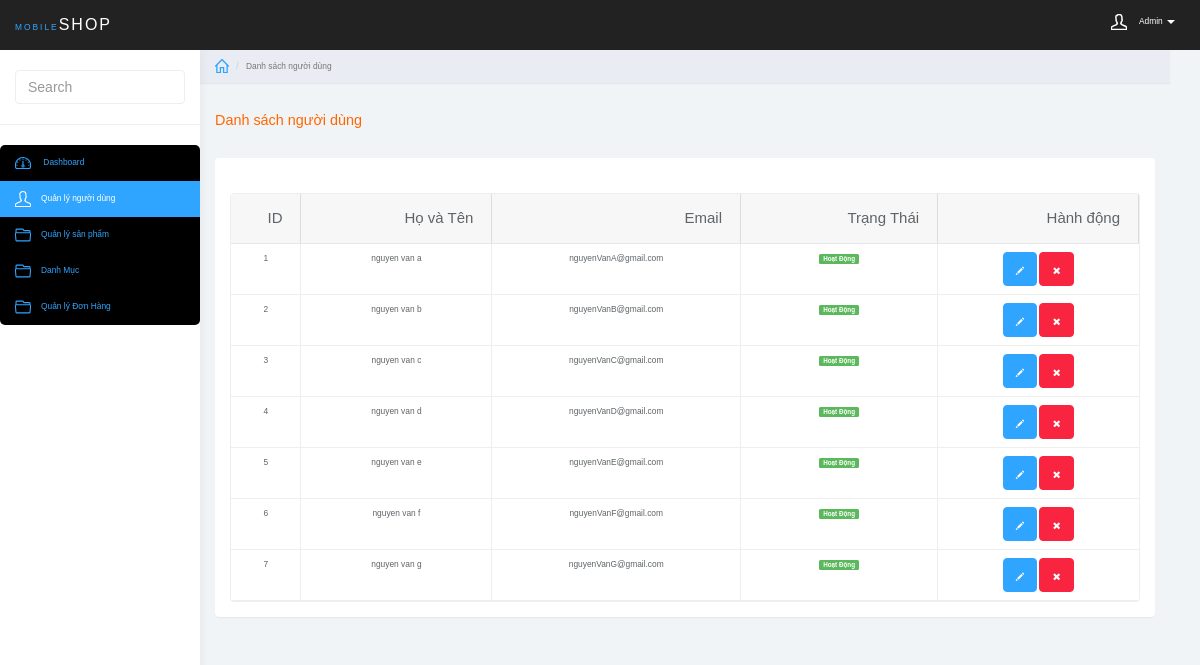
The page /admin/index.php?page=user on the database its author committed.
### tables this page shows
CREATE TABLE users (
  user_id int(11) PRIMARY KEY AUTO_INCREMENT,
  user_name varchar(50) NOT NULL,
  user_email varchar(255) NOT NULL,
  isDeleted tinyint(1) DEFAULT 0,
  created_at timestamp NOT NULL DEFAULT current_timestamp() ON UPDATE current_timestamp()
);

### admin/modules/user/user.php (the view)
<?php
    $conn = initConnection();
    $sqlAllUser = "SELECT * FROM users";
    $queryAllUser = mysqli_query($conn, $sqlAllUser);
?>
<div class="col-sm-9 col-sm-offset-3 col-lg-10 col-lg-offset-2 main">
    <div class="row">
        <ol class="breadcrumb">
            <li><a href="#"><svg class="glyph stroked home">
                        <use xlink:href="#stroked-home"></use>
                    </svg></a></li>
            <li class="active">Danh sách người dùng</li>
        </ol>
    </div>
    <div class="row">
        <div class="col-lg-12">
            <h1 class="page-header">Danh sách người dùng</h1>
        </div>
    </div>
    <div class="row">
        <div class="col-lg-12">
            <div class="panel panel-default">
                <div class="panel-body">
                    <table data-toolbar="#toolbar" data-toggle="table">
                        <thead>
                            <tr>
                                <th data-sortable="true">ID</th>
                                <th data-sortable="true">Họ và Tên</th>
                                <th data-sortable="true">Email</th>
                                <th data-sortable="true">Trạng Thái</th>
                                <th>Hành động</th>
                            </tr>
                        </thead>
                        <tbody>
                            <?php
                            if(mysqli_num_rows($queryAllUser) > 0) {
                                while($row = mysqli_fetch_assoc($queryAllUser)) {
                            ?>
                                <tr>
                                    <td><?php echo $row['user_id']; ?></td>
                                    <td><?php echo $row['user_name']; ?></td>
                                    <td><?php echo $row['user_email']; ?></td>
                                    <td>
                                        <?php
                                            if($row['isDeleted'] == 1) {
                                                echo '<span class="label label-danger">Tạm Dừng</span>';
                                            }else{
                                                echo '<span class="label label-success">Hoạt Động</span>';
                                            }
                                        ?>
                                    </td>
                                    <td class="form-group">
                                        <a href="index.php?page=edit_user&user_id=<?php echo $row['user_id']; ?>" class="btn btn-primary"><i class="glyphicon glyphicon-pencil"></i></a>
                                        <a href="index.php?page=delete_user&user_id=<?php echo $row['user_id']; ?>" class="btn btn-danger"><i class="glyphicon glyphicon-remove"></i></a>
                                    </td>
                                </tr>
                            <?php
                                }
                            }
                            ?>
                        </tbody>
                    </table>
                </div>
            </div>
        </div>
    </div>
</div>

### admin/public/css/styles.css (style rules this page uses)
body { background: #f1f4f7; padding-top: 50px; color: #5f6468; }
a, a:hover, a:focus { color: #30a5ff; }
h1, h2, h3, h4, h5, h6 { color: #5f6468; }
h1 { font-weight: 300; font-size: 40px; }
.btn-primary, .btn-primary:hover, .btn-primary:focus, .btn-primary:active, .btn-primary.active, .open > .dropdown-toggle.btn-primary, .btn-primary.disabled, .btn-primary[disabled], fieldset[disabled] .btn-primary, .btn-primary.disabled:hover, .btn-primary[disabled]:hover, fieldset[disabled] .btn-primary:hover, .btn-primary.disabled:focus, .btn-primary[disabled]:focus, fieldset[disabled] .btn-primary:focus, .btn-primary.disabled:active, .btn-primary[disabled]:active, fieldset[disabled] .btn-primary:active, .btn-primary.disabled.active, .btn-primary[disabled].active, fieldset[disabled] .btn-primary.active { background-color: #30a5ff; border-color: #30a5ff; }
.btn-danger, .btn-danger:hover, .btn-danger:focus, .btn-danger:active, .btn-danger.active, .open > .dropdown-toggle.btn-danger, .btn-danger.disabled, .btn-danger[disabled], fieldset[disabled] .btn-danger, .btn-danger.disabled:hover, .btn-danger[disabled]:hover, fieldset[disabled] .btn-danger:hover, .btn-danger.disabled:focus, .btn-danger[disabled]:focus, fieldset[disabled] .btn-danger:focus, .btn-danger.disabled:active, .btn-danger[disabled]:active, fieldset[disabled] .btn-danger:active, .btn-danger.disabled.active, .btn-danger[disabled].active, fieldset[disabled] .btn-danger.active { background-color: #f9243f; border-color: #f9243f; }
.panel { border: 0; }
.breadcrumb { border-radius: 0; padding: 10px 15px; background: #e9ecf2; box-shadow: 0 1px 1px rgba(0, 0, 0, .05); margin: 0 ; }
h1.page-header { margin-top: 30px; border-bottom: 0; }
.table { background: #fff; }
.breadcrumb .glyph { height: 14px; width: 14px; margin: -2px 0 0 0; stroke-width: 4px; }
thead { font-weight: bold; }
* { box-sizing: border-box; font-family: sans-serif; font-size: 0.7vw; }
.row { float: left; width: 100%; }
a { text-decoration: none; }
h1 { margin: 20px 0px; font-size: 1.2vw; color: #F60; }
table { width: 100%; border-collapse: collapse; }

### rows shown on the page
users: user_id "1", user_name "nguyen van a", user_email "nguyenVanA@gmail.com", isDeleted "Hoạt Động"
users: user_id "2", user_name "nguyen van b", user_email "nguyenVanB@gmail.com", isDeleted "Hoạt Động"
users: user_id "3", user_name "nguyen van c", user_email "nguyenVanC@gmail.com", isDeleted "Hoạt Động"
users: user_id "4", user_name "nguyen van d", user_email "nguyenVanD@gmail.com", isDeleted "Hoạt Động"
users: user_id "5", user_name "nguyen van e", user_email "nguyenVanE@gmail.com", isDeleted "Hoạt Động"
users: user_id "6", user_name "nguyen van f", user_email "nguyenVanF@gmail.com", isDeleted "Hoạt Động"
users: user_id "7", user_name "nguyen van g", user_email "nguyenVanG@gmail.com", isDeleted "Hoạt Động"
